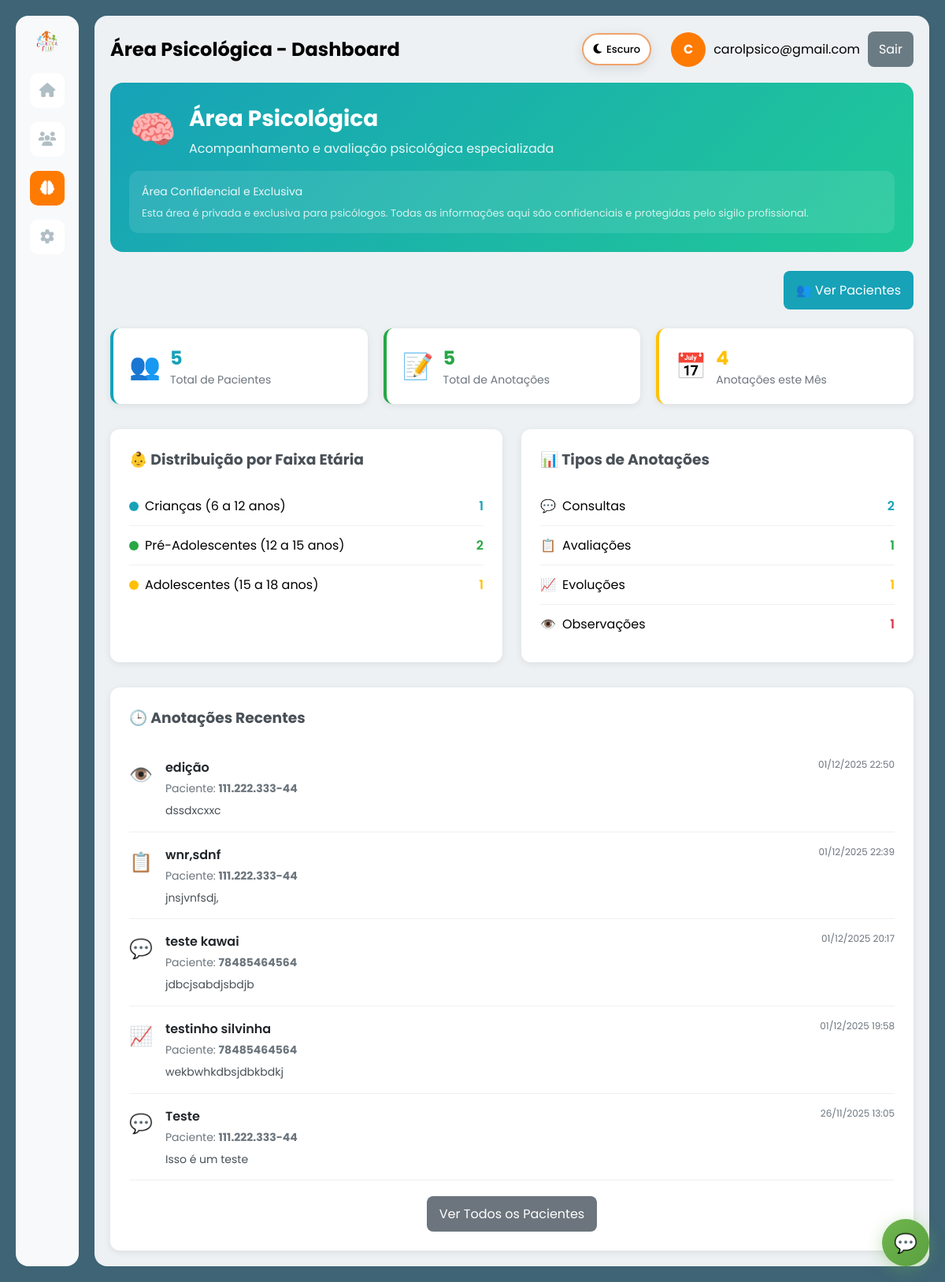
Before: /psychology.php (signed in) with the older database file.
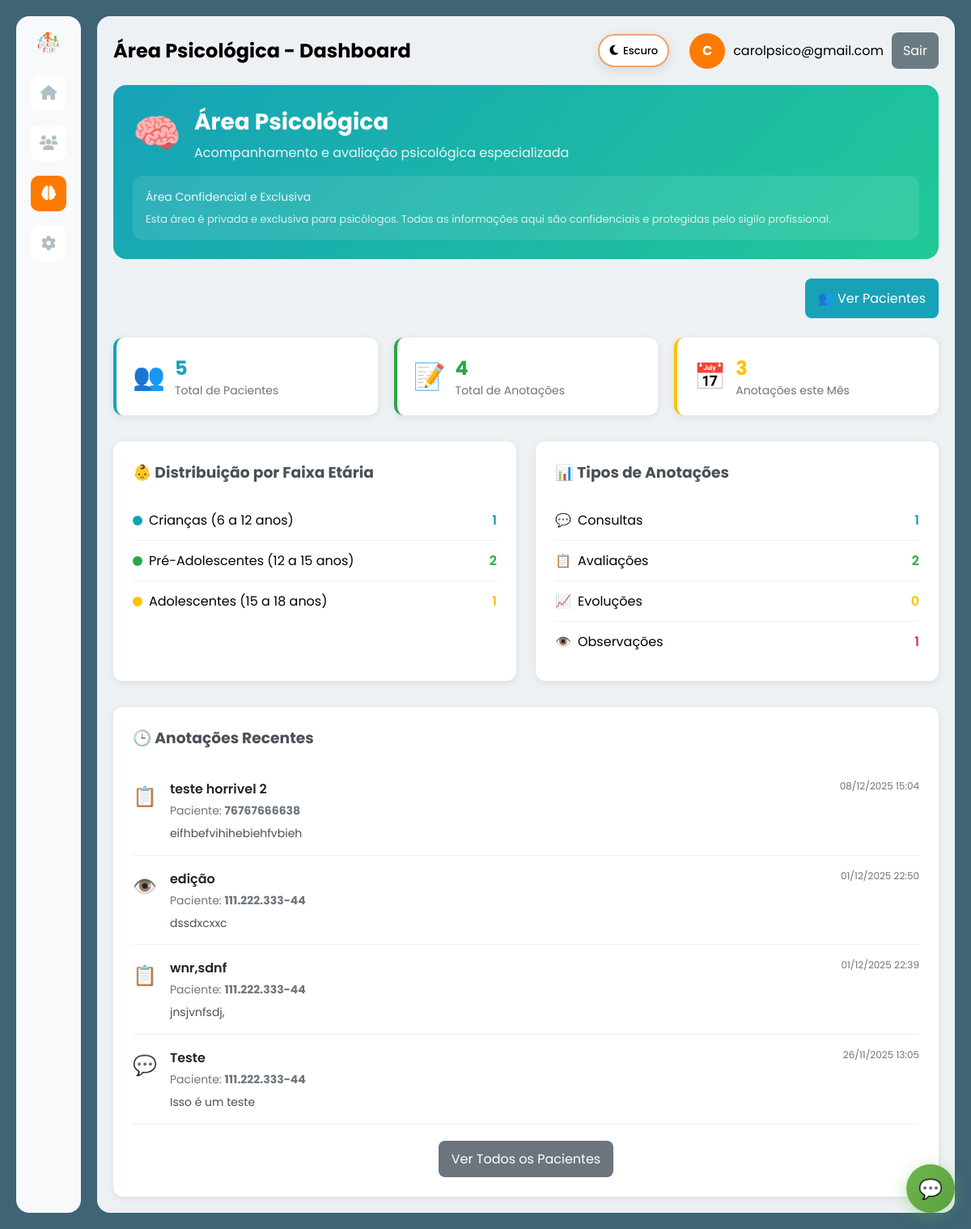
After: the same page with the newer database file.
### tables this page shows
CREATE TABLE `anotacao_psicologica` (
  `id_anotacao` int(11) NOT NULL,
  `id_atendido` int(11) NOT NULL,
  `id_psicologo` int(11) NOT NULL,
  `data_anotacao` datetime DEFAULT current_timestamp(),
  `tipo` enum('Consulta','Avaliação','Evolução','Observação') DEFAULT 'Consulta',
  `titulo` varchar(200) DEFAULT NULL,
  `conteudo` text DEFAULT NULL,
  `humor` int(11) DEFAULT NULL CHECK (`humor` between 1 and 5),
  `observacoes_comportamentais` text DEFAULT NULL,
  `recomendacoes` text DEFAULT NULL,
  `proxima_sessao` date DEFAULT NULL,
  `anexos` longtext DEFAULT NULL CHECK (json_valid(`anexos`)),
  `created_at` timestamp NOT NULL DEFAULT current_timestamp(),
  `updated_at` timestamp NOT NULL DEFAULT current_timestamp() ON UPDATE current_timestamp()
);

CREATE TABLE `atendido` (
  `idatendido` int(11) NOT NULL,
  `status` varchar(20) DEFAULT NULL,
  `data_cadastro` date DEFAULT NULL,
  `nome` varchar(100) DEFAULT NULL,
  `data_nascimento` date DEFAULT NULL,
  `faixa_etaria` varchar(20) DEFAULT NULL,
  `cpf` varchar(14) DEFAULT NULL,
  `rg` varchar(20) DEFAULT NULL,
  `endereco` varchar(255) DEFAULT NULL,
  `numero` varchar(20) DEFAULT NULL,
  `complemento` varchar(100) DEFAULT NULL,
  `bairro` varchar(100) DEFAULT NULL,
  `cidade` varchar(100) DEFAULT NULL,
  `estado` varchar(2) DEFAULT NULL,
  `cep` varchar(10) DEFAULT NULL,
  `foto` varchar(255) DEFAULT NULL,
  `id_responsavel` int(11) DEFAULT NULL,
  `data_acolhimento` date DEFAULT NULL
);

### app/Controllers/BaseController.php (called while the page is built, shortened)
<?php
class BaseController {
    protected $authService;
    public function __construct() {
        $this->authService = new AuthService();
    }
    protected function renderWithLayout($layout, $view, $data = []) {
        $data['currentUser'] = $this->authService->getCurrentUser();
        $data['isLoggedIn'] = $this->authService->isLoggedIn();
        $data['old_input'] = $_SESSION['old_input'] ?? [];
        view($view, $data);
    }
    protected function requireAuth() {
        $this->authService->requireAuth();
    }
    protected function requirePermission($permission) {
        $this->authService->requirePermission($permission);
    }
}

### app/Controllers/PsychologyController.php (called while the page is built, shortened)
<?php
class PsychologyController extends BaseController
{
    private $psychologyService;
    public function __construct()
    {
        $this->psychologyService = new PsychologyService();
    }
    public function index()
    {
        $data = [
            'title' => 'Área Psicológica',
            'pageTitle' => 'Área Psicológica - Dashboard',
            'stats' => $this->psychologyService->getStatistics(),
            'recentNotes' => $this->psychologyService->getRecentNotes(),
            'messages' => $this->getFlashMessages()
        ];
        $this->renderWithLayout('main', 'psychology/index', $data);
    }
}

### app/Services/PsychologyService.php (called while the page is built, shortened)
<?php
class PsychologyService
{
    public function getStatistics()
    {
        $db = Database::getConnection();
        $stats = [];
        $stats['total_patients'] = $db->query("
            SELECT COUNT(*) AS total
            FROM atendido
        ")->fetch()['total'];
        $stats['total_notes'] = $db->query("
            SELECT COUNT(*) AS total
            FROM anotacao_psicologica
        ")->fetch()['total'];
        $stats['notes_this_month'] = $db->query("
            SELECT COUNT(*) AS total
            FROM anotacao_psicologica
            WHERE MONTH(data_anotacao) = MONTH(CURRENT_DATE())
              AND YEAR(data_anotacao) = YEAR(CURRENT_DATE())
        ")->fetch()['total'];
        $stats['by_note_type'] = [
            'consulta' => $this->countByType('Consulta'),
            'avaliacao' => $this->countByType('Avaliação'),
            'evolucao' => $this->countByType('Evolução'),
            'observacao' => $this->countByType('Observação')
        ];
        $stats['by_age_group'] = $db->query("
            SELECT
                SUM(CASE WHEN TIMESTAMPDIFF(YEAR, data_nascimento, CURDATE()) BETWEEN 6 AND 11 THEN 1 ELSE 0 END) AS crianca,
                SUM(CASE WHEN TIMESTAMPDIFF(YEAR, data_nascimento, CURDATE()) BETWEEN 12 AND 14 THEN 1 ELSE 0 END) AS preadolescente,
                SUM(CASE WHEN TIMESTAMPDIFF(YEAR, data_nascimento, CURDATE()) BETWEEN 15 AND 18 THEN 1 ELSE 0 END) AS adolescente
            FROM atendido
        ")->fetch();
        return $stats;
    }
    private function countByType($tipoDb)
    {
        $db = Database::getConnection();
        return $db->query("
            SELECT COUNT(*) AS total
            FROM anotacao_psicologica
            WHERE tipo = '$tipoDb'
        ")->fetch()['total'];
    }
    public function getRecentNotes()
    {
        $db = Database::getConnection();
        $rows = $db->query("
            SELECT a.*, at.cpf, at.nome AS paciente_nome
            FROM anotacao_psicologica a
            LEFT JOIN atendido at ON at.idatendido = a.id_atendido
            ORDER BY a.data_anotacao DESC
            LIMIT 5
        ")->fetchAll();
        return $rows;
    }
}

### app/Views/psychology/index.php (the view, shortened to what the changed rows need)
<?php
$stats = $stats ?? [];
$stats['total_patients'] = $stats['total_patients'] ?? 0;
$stats['total_notes'] = $stats['total_notes'] ?? 0;
$stats['notes_this_month'] = $stats['notes_this_month'] ?? 0;
$stats['active_treatments'] = $stats['active_treatments'] ?? 0;
$stats['by_age_group'] = $stats['by_age_group'] ?? [
    'crianca' => 0,
    'preadolescente' => 0,
    'adolescente' => 0,
];
$stats['by_note_type'] = $stats['by_note_type'] ?? [
    'consulta' => 0,
    'avaliacao' => 0,
    'evolucao' => 0,
    'observacao' => 0,
];
?>
<div class="psychology-header" style="background: linear-gradient(135deg, #17a2b8, #20c997); border-radius: 16px; padding: 24px; margin-bottom: 24px; color: white;">
    <div style="display: flex; align-items: center; gap: 16px; margin-bottom: 16px;">
        <div style="font-size: 48px;">🧠</div>
        <div>
            <h1 style="margin: 0; font-size: 28px; font-weight: 700;">Área Psicológica</h1>
            <p style="margin: 4px 0 0 0; opacity: 0.9; font-size: 16px;">Acompanhamento e avaliação psicológica especializada</p>
        </div>
    </div>
    <div style="background: rgba(255,255,255,0.1); border-radius: 12px; padding: 16px;">
        <div style="font-size: 14px; opacity: 0.9; margin-bottom: 8px;">Área Confidencial e Exclusiva</div>
        <div style="font-size: 13px; line-height: 1.4; opacity: 0.8;">
            Esta área é privada e exclusiva para psicólogos. Todas as informações aqui são confidenciais e protegidas pelo sigilo profissional.
        </div>
    </div>
</div>
<div class="actions" style="display:flex; gap:12px; justify-content:flex-end; margin-bottom:24px;">
    <a href="psychology.php?action=patients" class="btn" style="background:#17a2b8; color:#fff; border:none; padding:12px 16px; border-radius:8px; cursor:pointer; text-decoration:none; display:flex; align-items:center; gap:8px;">
        👥 Ver Pacientes
    </a>
</div>
<div class="stats-grid" style="display:grid; grid-template-columns:repeat(auto-fit, minmax(250px, 1fr)); gap:20px; margin-bottom:32px;">
    <div class="stat-card" style="background:#fff; border-radius:12px; padding:20px; box-shadow: 0 2px 10px rgba(0,0,0,.08); border-left:4px solid #17a2b8;">
        <div style="display:flex; align-items:center; gap:12px;">
            <div style="font-size:32px;">👥</div>
            <div>
                <div style="font-size:24px; font-weight:700; color:#17a2b8;"><?php echo $stats['total_patients']; ?></div>
                <div style="color:#6c757d; font-size:14px;">Total de Pacientes</div>
            </div>
        </div>
    </div>
    <div class="stat-card" style="background:#fff; border-radius:12px; padding:20px; box-shadow: 0 2px 10px rgba(0,0,0,.08); border-left:4px solid #28a745;">
        <div style="display:flex; align-items:center; gap:12px;">
            <div style="font-size:32px;">📝</div>
            <div>
                <div style="font-size:24px; font-weight:700; color:#28a745;"><?php echo $stats['total_notes']; ?></div>
                <div style="color:#6c757d; font-size:14px;">Total de Anotações</div>
            </div>
        </div>
    </div>
    <div class="stat-card" style="background:#fff; border-radius:12px; padding:20px; box-shadow: 0 2px 10px rgba(0,0,0,.08); border-left:4px solid #ffc107;">
        <div style="display:flex; align-items:center; gap:12px;">
            <div style="font-size:32px;">📅</div>
            <div>
                <div style="font-size:24px; font-weight:700; color:#ffc107;"><?php echo $stats['notes_this_month']; ?></div>
                <div style="color:#6c757d; font-size:14px;">Anotações este Mês</div>
            </div>
        </div>
    </div>
</div>
<div class="charts-grid" style="display:grid; grid-template-columns:1fr 1fr; gap:24px; margin-bottom:32px;">
    <div class="chart-card" style="background:#fff; border-radius:12px; padding:24px; box-shadow: 0 2px 10px rgba(0,0,0,.08);">
        <h3 style="margin:0 0 20px 0; color:#495057; display:flex; align-items:center; gap:8px;">
            👶 Distribuição por Faixa Etária
        </h3>
    <div class="age-groups">
        <div class="age-group" style="display:flex; justify-content:space-between; align-items:center; padding:12px 0; border-bottom:1px solid #f0f0f0;">
            <div style="display:flex; align-items:center; gap:8px;">
                <div style="width:12px; height:12px; border-radius:50%; background:#17a2b8;"></div>
                <span>Crianças (6 a 12 anos)</span>
            </div>
            <span style="font-weight:600; color:#17a2b8;"><?php echo $stats['by_age_group']['crianca']; ?></span>
        </div>
        <div class="age-group" style="display:flex; justify-content:space-between; align-items:center; padding:12px 0; border-bottom:1px solid #f0f0f0;">
            <div style="display:flex; align-items:center; gap:8px;">
                <div style="width:12px; height:12px; border-radius:50%; background:#28a745;"></div>
                <span>Pré-Adolescentes (12 a 15 anos)</span>
            </div>
            <span style="font-weight:600; color:#28a745;"><?php echo $stats['by_age_group']['preadolescente']; ?></span>
        </div>
        <div class="age-group" style="display:flex; justify-content:space-between; align-items:center; padding:12px 0;">
            <div style="display:flex; align-items:center; gap:8px;">
                <div style="width:12px; height:12px; border-radius:50%; background:#ffc107;"></div>
                <span>Adolescentes (15 a 18 anos)</span>
            </div>
            <span style="font-weight:600; color:#ffc107;"><?php echo $stats['by_age_group']['adolescente']; ?></span>
        </div>
    </div>
    </div>
    <div class="chart-card" style="background:#fff; border-radius:12px; padding:24px; box-shadow: 0 2px 10px rgba(0,0,0,.08);">
        <h3 style="margin:0 0 20px 0; color:#495057; display:flex; align-items:center; gap:8px;">
            📊 Tipos de Anotações
        </h3>
        <div class="note-types">
            <div class="note-type" style="display:flex; justify-content:space-between; align-items:center; padding:12px 0; border-bottom:1px solid #f0f0f0;">
                <div style="display:flex; align-items:center; gap:8px;">
                    <span>💬</span>
                    <span>Consultas</span>
                </div>
                <span style="font-weight:600; color:#17a2b8;"><?php echo $stats['by_note_type']['consulta']; ?></span>
            </div>
            <div class="note-type" style="display:flex; justify-content:space-between; align-items:center; padding:12px 0; border-bottom:1px solid #f0f0f0;">
                <div style="display:flex; align-items:center; gap:8px;">
                    <span>📋</span>
                    <span>Avaliações</span>
                </div>
                <span style="font-weight:600; color:#28a745;"><?php echo $stats['by_note_type']['avaliacao']; ?></span>
            </div>
            <div class="note-type" style="display:flex; justify-content:space-between; align-items:center; padding:12px 0; border-bottom:1px solid #f0f0f0;">
                <div style="display:flex; align-items:center; gap:8px;">
                    <span>📈</span>
                    <span>Evoluções</span>
                </div>
                <span style="font-weight:600; color:#ffc107;"><?php echo $stats['by_note_type']['evolucao']; ?></span>
            </div>
            <div class="note-type" style="display:flex; justify-content:space-between; align-items:center; padding:12px 0;">
                <div style="display:flex; align-items:center; gap:8px;">
                    <span>👁️</span>
                    <span>Observações</span>
                </div>
                <span style="font-weight:600; color:#dc3545;"><?php echo $stats['by_note_type']['observacao']; ?></span>
            </div>
        </div>
    </div>
</div>
<div class="recent-notes" style="background:#fff; border-radius:12px; padding:24px; box-shadow: 0 2px 10px rgba(0,0,0,.08);">
    <h3 style="margin:0 0 20px 0; color:#495057; display:flex; align-items:center; gap:8px;">
        🕒 Anotações Recentes
    </h3>
    <?php if (empty($recentNotes)): ?>
        <div class="empty-state" style="text-align:center; padding:40px; color:#6c757d;">
            <div style="font-size:48px; margin-bottom:16px;">📝</div>
            <div style="font-size:18px; font-weight:600; margin-bottom:8px;">Nenhuma anotação ainda</div>
            <div>Comece criando anotações para seus pacientes</div>
        </div>
    <?php else: ?>
        <div class="notes-list">
            <?php foreach ($recentNotes as $note): ?>
                <div class="note-item" style="border-bottom:1px solid #f0f0f0; padding:16px 0; display:flex; gap:16px;">
                    <div class="note-icon" style="font-size:24px; margin-top:4px;">
                        <?php
                        $icons = [
                            'consulta' => '💬',
                            'avaliacao' => '📋',
                            'evolucao' => '📈',
                            'observacao' => '👁️'
                        ];
                        echo $icons[$note['note_type']] ?? '📝';
                        ?>
                    </div>
                    <div style="flex:1;">
                        <div style="display:flex; justify-content:space-between; align-items:start; margin-bottom:8px;">
                            <div>
                                <div style="font-weight:600; color:#212529; margin-bottom:4px;">
                                    <?php echo htmlspecialchars($note['title'] ?: ucfirst($note['note_type'])); ?>
                                </div>
                                <div style="font-size:14px; color:#6c757d;">
                                    Paciente: <strong><?php echo htmlspecialchars($note['patient_cpf']); ?></strong>
                                </div>
                            </div>
                            <div style="font-size:12px; color:#6c757d; text-align:right;">
                                <?php echo date('d/m/Y H:i', strtotime($note['created_at'])); ?>
                            </div>
                        </div>
                        <div style="font-size:14px; color:#495057; line-height:1.4;">
                            <?php
                            $content = htmlspecialchars($note['content']);
                            echo strlen($content) > 150 ? substr($content, 0, 150) . '...' : $content;
                            ?>
                        </div>
                    </div>
                </div>
            <?php endforeach; ?>
        </div>
        <div style="text-align:center; margin-top:20px;">
            <a href="psychology.php?action=patients" class="btn secondary" style="background:#6c757d; color:#fff; border:none; padding:10px 16px; border-radius:8px; cursor:pointer; text-decoration:none;">
                Ver Todos os Pacientes
            </a>
        </div>
    <?php endif; ?>
</div>

Changed rows visible on the page:
removed anotacao_psicologica: note_type "💬", titulo "teste kawai", id_atendido.cpf "78485464564", data_anotacao "01/12/2025 20:17", conteudo "jdbcjsabdjsbdjb"
removed anotacao_psicologica: note_type "📈", titulo "testinho silvinha", id_atendido.cpf "78485464564", data_anotacao "01/12/2025 19:58", conteudo "wekbwhkdbsjdbkbdkj"
added anotacao_psicologica: note_type "📋", titulo "teste horrivel 2", id_atendido.cpf "76767666638", data_anotacao "08/12/2025 15:04", conteudo "eifhbefvihihebiehfvbieh"
Other visible differences:
$stats['total_notes']: "5" → "4"
$stats['notes_this_month']: "4" → "3"
$stats['by_note_type']['consulta']: "2" → "1"
$stats['by_note_type']['avaliacao']: "1" → "2"
$stats['by_note_type']['evolucao']: "1" → "0"
